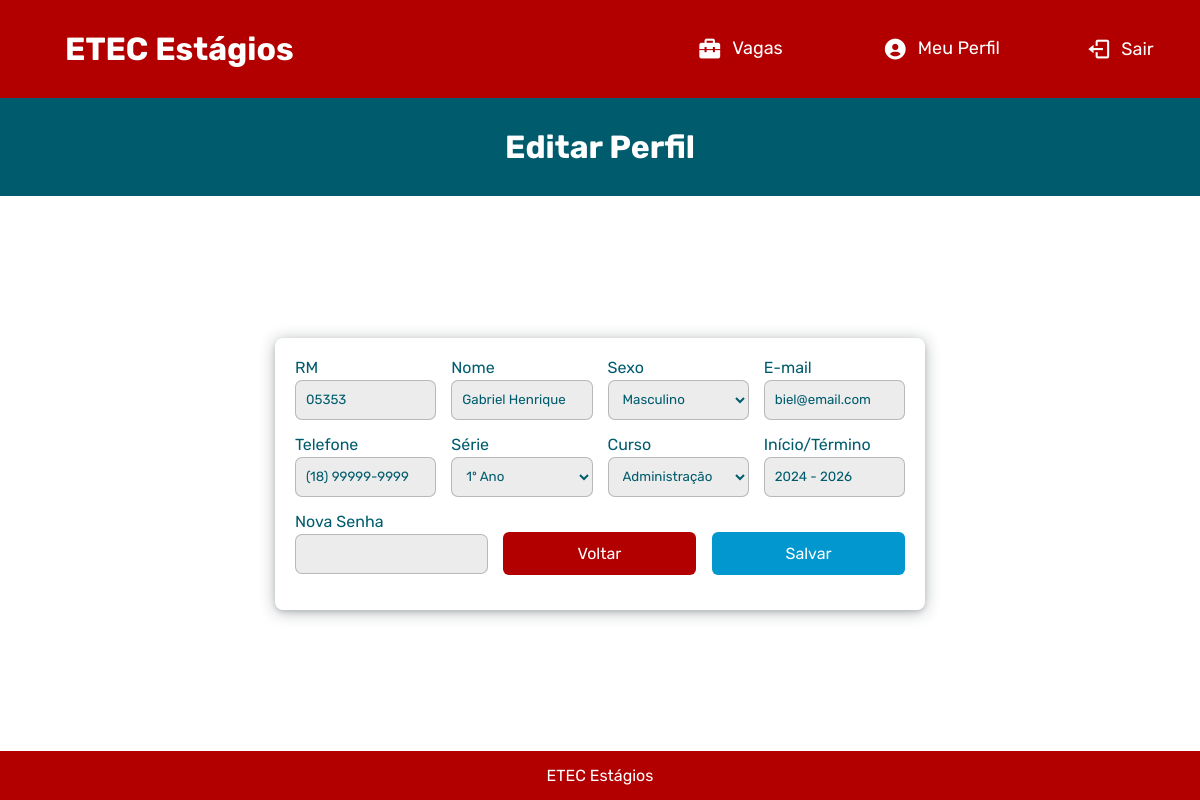
Screenshot of /editarPerfilUsuario.php?rm=05353 with the database file from the repository.
### tables this page shows
CREATE TABLE `usuarios` (
  `id` int(15) NOT NULL,
  `rm` varchar(5) NOT NULL,
  `nome` varchar(255) NOT NULL,
  `telefone` varchar(255) NOT NULL,
  `email` varchar(255) NOT NULL,
  `senha` varchar(500) NOT NULL,
  `sexo` varchar(50) NOT NULL,
  `serie` varchar(100) NOT NULL,
  `curso` varchar(100) NOT NULL,
  `ano_inicio_termino` varchar(50) NOT NULL,
  `id_contrato` int(15) NOT NULL
);

### paginas/section/aluno/editarPerfil.php (the view, shortened to what this page needs)
<section>
    <form action="saveEditUsuario.php?rm=<?php echo $rmGet ?>" method="post">
        <div class="flex">
            <label>
                <p>RM</p>
                <input class="input" type="text" name="rm" id="rm" value="<?php echo $rm ?>" disabled>
            </label>
            <label>
                <p>Nome</p>
                <input class="input" type="text" name="nome" id="nome" value="<?php echo $nome ?>" required>
            </label>
            <label>
                <p>Sexo</p>
                <select class="input" name="sexo" id="sexo" required>
                    <option value="Masculino" <?php if ($sexo == "Masculino") echo 'selected'; ?>>Masculino</option>
                </select>
            </label>
            <label>
                <p>E-mail</p>
                <input class="input" type="email" name="email" value="<?php echo $email ?>" required>
            </label>
        </div>
        <div class="flex">
            <label>
                <p>Telefone</p>
                <input class="input" type="tel" name="telefone" id="telefone" pattern="\([0-9]{2}\)[\s][0-9]{5}-[0-9]{4}" value="<?php echo $telefone ?>" />
            </label>
            <label>
                <p>Série</p>
                <select class="input" name="serie" id="serie" required>
                    <option value="1º Ano" <?php if ($serie == "1º Ano") echo 'selected'; ?>>1º Ano</option>
                </select>
            </label>
            <label>
                <p>Curso</p>
                <select class="input" name="curso" id="curso">
                    <option value="Administração" <?php if ($curso == "Administração") echo 'selected'; ?>>Administração</option>
                </select>
            </label>
            <label>
                <p>Início/Término</p>
                <input class="input" type="text" name="ano-inicio-termino" id="ano-inicio-termino" pattern="[0-9]{4} - [0-9]{4}" value="<?php echo $anoInicioTermino ?>" placeholder="0000 - 0000" required>
            </label>
        </div>
        <div class="flex">
            <label>
                <p>Nova Senha</p>
                <input class="input" type="text" id="senha" name="senha">
            </label>
            <div class="cancela-cadastra">
                <a href="perfilUsuario.php">
                    <button class="btn-modal" id="btn-fecha-modal">Voltar</button>
                </a>
                <input type="submit" id="submit" name="update" value="Salvar" style="background-color: #0298cf; color: white; width: 48%; padding: 10px;">
            </div>
        </div>
    </form>
</section>

### assets/css/editarPerfilUsuario.css (style rules this page uses)
:root { --branco: #FFFFFF; --preto: #000000; --cinza: #ececec; --vermelho: #B20000; --vermelhoEscuro: #720000; --azul: #0298cf; --azulEscuro: #00698f; --ciano: #005C6D; --cianoClaro: #009BA6; --cianoEscuro: #00404b; --cianoMaisEscuro: #00272d; --verde: #11be11; --verdeEscuro: #008200; }
* { margin: 0; padding: 0; box-sizing: border-box; font-family: 'Rubik', sans-serif; }
html, body { height: 100%; background: var(--branco); }
body { display: flex; flex-direction: column; min-height: 100vh; }
section { display: flex; justify-content: center; align-items: center; width: 100%; padding: 20px; flex: 1; position: relative; }
form { background-color: var(--branco); border: none; width: 650px; border-radius: 8px; padding: 20px; background: var(--branco); box-shadow: rgba(14, 30, 37, 0.12) 0px 2px 4px 0px, rgba(14, 30, 37, 0.32) 0px 2px 16px 0px; }
.flex { display: flex; justify-content: space-between; margin-bottom: 15px; gap: 15px; }
label { display: block; width: 48%; }
label p { margin-bottom: 3px; font-size: 1em; color: var(--ciano); }
form .input { background: var(--cinza); color: var(--ciano); width: 100%; padding: 4.5px 15px 5px 10px; height: 40px; border: 1px solid rgba(105, 105, 105, 0.397); border-radius: 7px; }
.cancela-cadastra { display: flex; justify-content: space-between; width: 100%; margin-top: 20px; gap: 10px; }
.cancela-cadastra a { width: 48%; }
.cancela-cadastra input, .cancela-cadastra button { width: 100%; padding: 12px; font-size: 16px; border-radius: 6px; cursor: pointer; border: none; transition: background-color 0.3s, transform 0.2s; }
#btn-fecha-modal { background-color: var(--vermelho); color: var(--branco); }
#submit { background-color: var(--azul); color: var(--branco); }

### rows the page displays
usuarios: rm "05353", nome "Gabriel Henrique", sexo "Masculino", email "biel@email.com", telefone "(18) 99999-9999", serie "1º Ano", curso "Administração", ano-inicio-termino "2024 - 2026"
